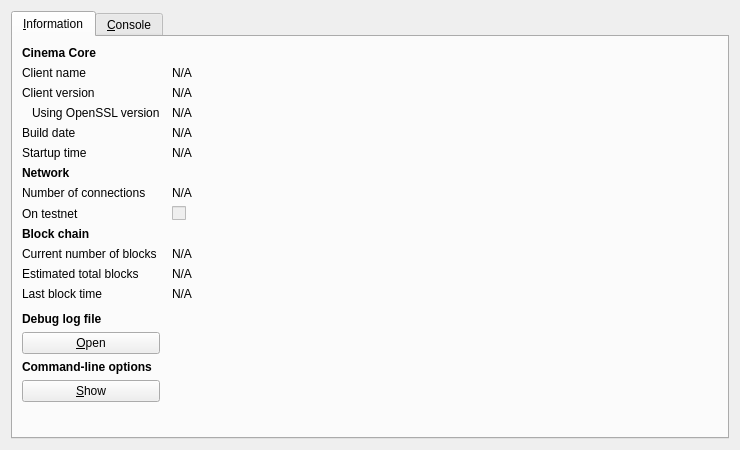
<?xml version="1.0" encoding="UTF-8"?>
<ui version="4.0">
 <class>RPCConsole</class>
 <widget class="QDialog" name="RPCConsole">
  <property name="geometry">
   <rect>
    <x>0</x>
    <y>0</y>
    <width>740</width>
    <height>450</height>
   </rect>
  </property>
  <property name="windowTitle">
   <string>Cinema - Debug window</string>
  </property>
  <layout class="QVBoxLayout" name="verticalLayout_2">
   <item>
    <widget class="QTabWidget" name="tabWidget">
     <property name="currentIndex">
      <number>0</number>
     </property>
     <widget class="QWidget" name="tab_info">
      <attribute name="title">
       <string>&amp;Information</string>
      </attribute>
      <layout class="QGridLayout" name="gridLayout" columnstretch="0,1">
       <property name="horizontalSpacing">
        <number>12</number>
       </property>
       <item row="0" column="0">
        <widget class="QLabel" name="label_9">
         <property name="font">
          <font>
           <weight>75</weight>
           <bold>true</bold>
          </font>
         </property>
         <property name="text">
          <string>Cinema Core</string>
         </property>
        </widget>
       </item>
       <item row="1" column="0">
        <widget class="QLabel" name="label_5">
         <property name="text">
          <string>Client name</string>
         </property>
        </widget>
       </item>
       <item row="1" column="1">
        <widget class="QLabel" name="clientName">
         <property name="cursor">
          <cursorShape>IBeamCursor</cursorShape>
         </property>
         <property name="text">
          <string>N/A</string>
         </property>
         <property name="textFormat">
          <enum>Qt::PlainText</enum>
         </property>
         <property name="textInteractionFlags">
          <set>Qt::LinksAccessibleByMouse|Qt::TextSelectableByKeyboard|Qt::TextSelectableByMouse</set>
         </property>
        </widget>
       </item>
       <item row="2" column="0">
        <widget class="QLabel" name="label_6">
         <property name="text">
          <string>Client version</string>
         </property>
        </widget>
       </item>
       <item row="2" column="1">
        <widget class="QLabel" name="clientVersion">
         <property name="cursor">
          <cursorShape>IBeamCursor</cursorShape>
         </property>
         <property name="text">
          <string>N/A</string>
         </property>
         <property name="textFormat">
          <enum>Qt::PlainText</enum>
         </property>
         <property name="textInteractionFlags">
          <set>Qt::LinksAccessibleByMouse|Qt::TextSelectableByKeyboard|Qt::TextSelectableByMouse</set>
         </property>
        </widget>
       </item>
       <item row="3" column="0">
        <widget class="QLabel" name="label_14">
         <property name="text">
          <string>Using OpenSSL version</string>
         </property>
         <property name="indent">
          <number>10</number>
         </property>
        </widget>
       </item>
       <item row="3" column="1">
        <widget class="QLabel" name="openSSLVersion">
         <property name="cursor">
          <cursorShape>IBeamCursor</cursorShape>
         </property>
         <property name="text">
          <string>N/A</string>
         </property>
         <property name="textFormat">
          <enum>Qt::PlainText</enum>
         </property>
         <property name="textInteractionFlags">
          <set>Qt::LinksAccessibleByMouse|Qt::TextSelectableByKeyboard|Qt::TextSelectableByMouse</set>
         </property>
        </widget>
       </item>
       <item row="4" column="0">
        <widget class="QLabel" name="label_12">
         <property name="text">
          <string>Build date</string>
         </property>
        </widget>
       </item>
       <item row="4" column="1">
        <widget class="QLabel" name="buildDate">
         <property name="cursor">
          <cursorShape>IBeamCursor</cursorShape>
         </property>
         <property name="text">
          <string>N/A</string>
         </property>
         <property name="textFormat">
          <enum>Qt::PlainText</enum>
         </property>
         <property name="textInteractionFlags">
          <set>Qt::LinksAccessibleByMouse|Qt::TextSelectableByKeyboard|Qt::TextSelectableByMouse</set>
         </property>
        </widget>
       </item>
       <item row="5" column="0">
        <widget class="QLabel" name="label_13">
         <property name="text">
          <string>Startup time</string>
         </property>
        </widget>
       </item>
       <item row="5" column="1">
        <widget class="QLabel" name="startupTime">
         <property name="cursor">
          <cursorShape>IBeamCursor</cursorShape>
         </property>
         <property name="text">
          <string>N/A</string>
         </property>
         <property name="textFormat">
          <enum>Qt::PlainText</enum>
         </property>
         <property name="textInteractionFlags">
          <set>Qt::LinksAccessibleByMouse|Qt::TextSelectableByKeyboard|Qt::TextSelectableByMouse</set>
         </property>
        </widget>
       </item>
       <item row="6" column="0">
        <widget class="QLabel" name="label_11">
         <property name="font">
          <font>
           <weight>75</weight>
           <bold>true</bold>
          </font>
         </property>
         <property name="text">
          <string>Network</string>
         </property>
        </widget>
       </item>
       <item row="7" column="0">
        <widget class="QLabel" name="label_7">
         <property name="text">
          <string>Number of connections</string>
         </property>
        </widget>
       </item>
       <item row="7" column="1">
        <widget class="QLabel" name="numberOfConnections">
         <property name="cursor">
          <cursorShape>IBeamCursor</cursorShape>
         </property>
         <property name="text">
          <string>N/A</string>
         </property>
         <property name="textFormat">
          <enum>Qt::PlainText</enum>
         </property>
         <property name="textInteractionFlags">
          <set>Qt::LinksAccessibleByMouse|Qt::TextSelectableByKeyboard|Qt::TextSelectableByMouse</set>
         </property>
        </widget>
       </item>
       <item row="8" column="0">
        <widget class="QLabel" name="label_8">
         <property name="text">
          <string>On testnet</string>
         </property>
        </widget>
       </item>
       <item row="8" column="1">
        <widget class="QCheckBox" name="isTestNet">
         <property name="enabled">
          <bool>false</bool>
         </property>
         <property name="text">
          <string/>
         </property>
        </widget>
       </item>
       <item row="9" column="0">
        <widget class="QLabel" name="label_10">
         <property name="font">
          <font>
           <weight>75</weight>
           <bold>true</bold>
          </font>
         </property>
         <property name="text">
          <string>Block chain</string>
         </property>
        </widget>
       </item>
       <item row="10" column="0">
        <widget class="QLabel" name="label_3">
         <property name="text">
          <string>Current number of blocks</string>
         </property>
        </widget>
       </item>
       <item row="10" column="1">
        <widget class="QLabel" name="numberOfBlocks">
         <property name="cursor">
          <cursorShape>IBeamCursor</cursorShape>
         </property>
         <property name="text">
          <string>N/A</string>
         </property>
         <property name="textFormat">
          <enum>Qt::PlainText</enum>
         </property>
         <property name="textInteractionFlags">
          <set>Qt::LinksAccessibleByMouse|Qt::TextSelectableByKeyboard|Qt::TextSelectableByMouse</set>
         </property>
        </widget>
       </item>
       <item row="11" column="0">
        <widget class="QLabel" name="label_4">
         <property name="text">
          <string>Estimated total blocks</string>
         </property>
        </widget>
       </item>
       <item row="11" column="1">
        <widget class="QLabel" name="totalBlocks">
         <property name="cursor">
          <cursorShape>IBeamCursor</cursorShape>
         </property>
         <property name="text">
          <string>N/A</string>
         </property>
         <property name="textFormat">
          <enum>Qt::PlainText</enum>
         </property>
         <property name="textInteractionFlags">
          <set>Qt::LinksAccessibleByMouse|Qt::TextSelectableByKeyboard|Qt::TextSelectableByMouse</set>
         </property>
        </widget>
       </item>
       <item row="12" column="0">
        <widget class="QLabel" name="label_2">
         <property name="text">
          <string>Last block time</string>
         </property>
        </widget>
       </item>
       <item row="12" column="1">
        <widget class="QLabel" name="lastBlockTime">
         <property name="cursor">
          <cursorShape>IBeamCursor</cursorShape>
         </property>
         <property name="text">
          <string>N/A</string>
         </property>
         <property name="textFormat">
          <enum>Qt::PlainText</enum>
         </property>
         <property name="textInteractionFlags">
          <set>Qt::LinksAccessibleByMouse|Qt::TextSelectableByKeyboard|Qt::TextSelectableByMouse</set>
         </property>
        </widget>
       </item>
       <item row="13" column="0">
        <spacer name="verticalSpacer_2">
         <property name="orientation">
          <enum>Qt::Vertical</enum>
         </property>
         <property name="sizeHint" stdset="0">
          <size>
           <width>20</width>
           <height>20</height>
          </size>
         </property>
        </spacer>
       </item>
       <item row="14" column="0">
        <widget class="QLabel" name="labelDebugLogfile">
         <property name="font">
          <font>
           <weight>75</weight>
           <bold>true</bold>
          </font>
         </property>
         <property name="text">
          <string>Debug log file</string>
         </property>
        </widget>
       </item>
       <item row="15" column="0">
        <widget class="QPushButton" name="openDebugLogfileButton">
         <property name="toolTip">
          <string>Open the Cinema debug log file from the current data directory. This can take a few seconds for large log files.</string>
         </property>
         <property name="text">
          <string>&amp;Open</string>
         </property>
         <property name="autoDefault">
          <bool>false</bool>
         </property>
        </widget>
       </item>
       <item row="16" column="0">
        <widget class="QLabel" name="labelCLOptions">
         <property name="font">
          <font>
           <weight>75</weight>
           <bold>true</bold>
          </font>
         </property>
         <property name="text">
          <string>Command-line options</string>
         </property>
        </widget>
       </item>
       <item row="17" column="0">
        <widget class="QPushButton" name="showCLOptionsButton">
         <property name="toolTip">
          <string>Show the Cinema-Qt help message to get a list with possible Cinema command-line options.</string>
         </property>
         <property name="text">
          <string>&amp;Show</string>
         </property>
         <property name="autoDefault">
          <bool>false</bool>
         </property>
        </widget>
       </item>
       <item row="18" column="0">
        <spacer name="verticalSpacer">
         <property name="orientation">
          <enum>Qt::Vertical</enum>
         </property>
         <property name="sizeHint" stdset="0">
          <size>
           <width>20</width>
           <height>40</height>
          </size>
         </property>
        </spacer>
       </item>
      </layout>
     </widget>
     <widget class="QWidget" name="tab_console">
      <attribute name="title">
       <string>&amp;Console</string>
      </attribute>
      <layout class="QVBoxLayout" name="verticalLayout_3">
       <property name="spacing">
        <number>3</number>
       </property>
       <item>
        <widget class="QTextEdit" name="messagesWidget">
         <property name="minimumSize">
          <size>
           <width>0</width>
           <height>100</height>
          </size>
         </property>
         <property name="readOnly">
          <bool>true</bool>
         </property>
         <property name="tabKeyNavigation" stdset="0">
          <bool>false</bool>
         </property>
         <property name="columnCount" stdset="0">
          <number>2</number>
         </property>
        </widget>
       </item>
       <item>
        <layout class="QHBoxLayout" name="horizontalLayout">
         <property name="spacing">
          <number>3</number>
         </property>
         <item>
          <widget class="QLabel" name="label">
           <property name="text">
            <string notr="true">&gt;</string>
           </property>
          </widget>
         </item>
         <item>
          <widget class="QLineEdit" name="lineEdit"/>
         </item>
         <item>
          <widget class="QPushButton" name="clearButton">
           <property name="maximumSize">
            <size>
             <width>24</width>
             <height>24</height>
            </size>
           </property>
           <property name="toolTip">
            <string>Clear console</string>
           </property>
           <property name="text">
            <string/>
           </property>
           <property name="icon">
            <iconset resource="../bitcoin.qrc">
             <normaloff>:/icons/remove</normaloff>:/icons/remove</iconset>
           </property>
           <property name="shortcut">
            <string notr="true">Ctrl+L</string>
           </property>
           <property name="autoDefault">
            <bool>false</bool>
           </property>
          </widget>
         </item>
        </layout>
       </item>
      </layout>
     </widget>
    </widget>
   </item>
  </layout>
 </widget>
 <resources>
  <include location="../bitcoin.qrc"/>
 </resources>
 <connections/>
</ui>
